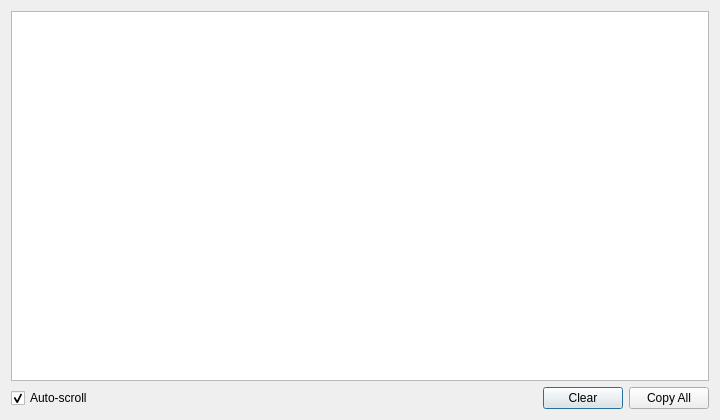
<?xml version="1.0" encoding="UTF-8"?>
<ui version="4.0">
 <class>LogViewerDialog</class>
 <widget class="QDialog" name="LogViewerDialog">
  <property name="geometry">
   <rect><x>0</x><y>0</y><width>720</width><height>420</height></rect>
  </property>
  <property name="windowTitle">
   <string>Debug Log</string>
  </property>
  <layout class="QVBoxLayout" name="verticalLayout">
   <item>
    <widget class="QPlainTextEdit" name="logEdit">
     <property name="readOnly"><bool>true</bool></property>
     <property name="font">
      <font><family>Courier New</family><pointsize>9</pointsize></font>
     </property>
    </widget>
   </item>
   <item>
    <layout class="QHBoxLayout" name="bottomLayout">
     <item>
      <widget class="QCheckBox" name="autoScrollCheck">
       <property name="text"><string>Auto-scroll</string></property>
       <property name="checked"><bool>true</bool></property>
      </widget>
     </item>
     <item>
      <spacer>
       <property name="orientation"><enum>Qt::Horizontal</enum></property>
       <property name="sizeHint" stdset="0"><size><width>40</width><height>20</height></size></property>
      </spacer>
     </item>
     <item>
      <widget class="QPushButton" name="clearButton">
       <property name="text"><string>Clear</string></property>
      </widget>
     </item>
     <item>
      <widget class="QPushButton" name="copyAllButton">
       <property name="text"><string>Copy All</string></property>
      </widget>
     </item>
    </layout>
   </item>
  </layout>
 </widget>
 <resources/>
 <connections/>
</ui>
